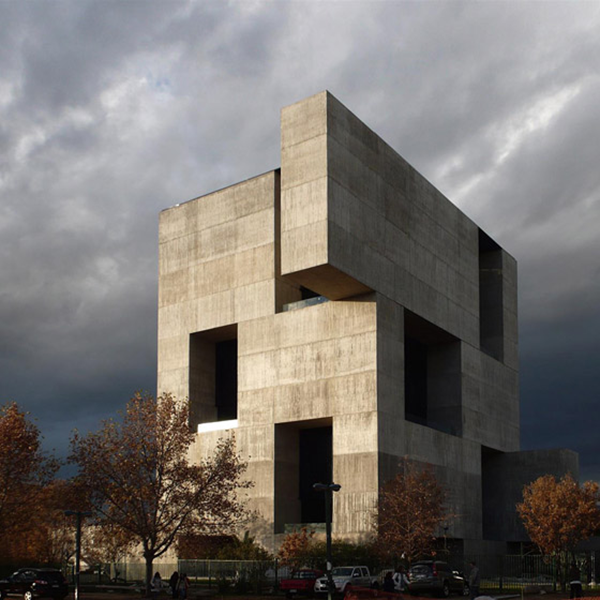
#> input picture Jupyternotebooks2024/Semana3/edif_elemental.png, 600 x 600 px
$ jupyter execute --allow-errors AlgebraLineal3.ipynb
#> lines starting #> are read from the running program, lines starting #| are printed output that depends on the picture
<hr style="border:1px solid #FEC60D"> </hr>
<center><h1 style="color:#173F8A;"> FUNDAMENTOS MATEMATICOS PARA INTELIGENCIA ARTIFICIAL</h1></center>
<center><h1 style="color:#173F8A;"> IMT 3850 </h1></center>
<hr style="border:1px solid #FEC60D"> </hr>
<center><h3 style="color:#0176DE;text-align:right;"> Profesor. Manuel A. Sanchez<br></h3></center>
<h3 style="color:#03122E;text-align:right;"> Magister en Inteligencia Artificial - MIA <br> Instituto de Ingenieria Matematica y Computacional - IMC<br>  Pontificia Universidad Catolica de Chile<br>   </h3>

<!-- Palette colors UC:
Primaria:
celeste:#0176DE, azul #173F8A, azul oscuro: #03122E, amarillo: #FEC60D, amarillo oscuro: #E3AE00
Secundaria
gris oscuro: #707070
-->

<hr style="border:2px solid #03122E"> </hr>
<center><h1 style="color:#173F8A;"> Algebra Lineal para IA - clase 3</h1></center>
<hr style="border:2px solid #03122E"> </hr>

## Tabla de contenidos:
1. [Ejemplo Metodo de Gram-Schmidt](#Ejemplo:-Gram-Schmidt")
2. [Ejemplo l.d. Metodo de Gram-Schmidt](#Ejemplo:-Gram-Schmidt-l.d.")
3. [Ejemplo: Gram-Schmidt comparacion](#Ejemplo:-Gram-Schmidt-comparacion)
4. [Ejemplo: Algoritmo Householder](#Ejemplo:-Algoritmo-Householder)
5. [Algoritmo rotaciones de Givens](#Algoritmo-rotaciones-de-Givens)
6. [Ejemplo: Calculo de valores propios](#Ejemplo:-Calculo-de-valores-propios)
7. [Ejemplo: Calculo de valores propios 2](#Ejemplo:-Calculo-de-valores-propios-2)
8. [Ejemplo: PageRank](#Ejemplo:-PageRank)
9.  [Ejemplo: Calculo de SVD](#Ejemplo:-Calculo-de-SVD)
10. [Ejemplo: Compresion de imagen con SVD](#Ejemplo:-Compresion-de-imagenes-con-SVD-1)
11. [Ejemplo: Compresion de imagen real con SVD](#Ejemplo:-Compresion-de-imagenes-con-SVD-2)
12. [Ejemplo: Compresion de imagen real color con SVD](#Ejemplo:-Compresion-de-imagenes-con-SVD-2-color)
13. [Ejemplo: Analisis de componentes principales - toy problem](#Ejemplo:-Analisis-de-componentes-principales-1)
14. [Ejemplo: Analisis de componentes principales - base de datos cancer de ovarios](#Ejemplo:-Analisis-de-componentes-principales-1)
15. [Ejemplo: Analisis de componentes principales - Eigenfaces](#Ejemplo:-Analisis-de-componentes-principales-1)

[cell 1]
import numpy as np
import scipy.linalg as lg
import matplotlib.pyplot as plt
import pandas as pd
import sklearn as skl
import scipy.linalg as LA
import scipy.sparse.linalg as sLA
from scipy.linalg import svd
from PIL import Image
# !pip install threadpoolctl==3.2.0
from IPython.display import display, HTML
display(HTML("""<style>.output {display: flex;align-items: center;text-align: center;}</style>"""))

## Ejemplo: Gram Schmidt

**Ejemplo 1.** Sea las matrices
\begin{align*}
A_1 &= \begin{bmatrix}
1/2 & 2 \\ 2 & 1 \end{bmatrix}
\end{align*}

[cell 2]
def GramSchmidt_clasico(A):
    m = A.shape[0]; n = A.shape[1];
    R = np.zeros((n,n));
    Q = np.zeros((m,n));
    tol=1e-14
    for j in range(0, n):
        vj = A[:,j];
        for i in range(0,j):
            R[i,j] = np.dot(Q[:,i],A[:,j]);
            vj = vj - R[i,j]*Q[:,i];
        R[j,j] = np.linalg.norm(vj);
        if R[j,j] < tol:
            R[j,j] = 0
            answer = input("Se encontro un vector l.d. Desea continuar? Y/N")
            if answer=="N":
                break
        else:
            Q[:,j] = (1.0/R[j,j])*vj
    return Q, R

[cell 3]
A1 = np.array([[0.5 ,2.0],[2.0, 1.0]],dtype=np.float64)
Q1, R1 = GramSchmidt_clasico(A1)

print("*** Factorizacion A1 = QR: *** \n    Q = \n", Q1, "\n    R = \n", R1)
print("  * Calculamos A1 - QR = \n", A1 - Q1@R1)
print("  * Chequeamos si Q es ortogonal: ||Q^T Q - I|| = ", np.linalg.norm(Q1.T@Q1 - np.eye(2)), "\n")

**Ejemplo 2.** Sea la matriz
\begin{equation}
A_2 = \begin{bmatrix}
1 & 1 & 2 \\ 1 & 0 & -2 \\ -1 & 2 & 3 \end{bmatrix}
\end{equation}

[cell 4]
A2 = np.array([[1 ,1, 2],[1, 0, -2],[-1,2,3]],dtype=np.float64)
Q2, R2 = GramSchmidt_clasico(A2)

print("*** Factorizacion A2 = QR: *** \n    Q = \n", Q2, "\n    R = \n", R2)
print("  * Calculamos A2 - QR = \n", A2 - Q2@R2)
print("  * Chequeamos si Q es ortogonal: ||Q^T Q - I|| = ", np.linalg.norm(Q2.T@Q2 - np.eye(3)), "\n")

## Ejemplo: Gram Schmidt l.d.

[cell 5]
A = np.array([[ 0. , 2. ,-4.,  0., -8.],
              [-2. ,-2., -1. , 3., -2.],
              [-1., -4. , 0. , 1. , 6.],
              [-4. , 0. , 1., -4. , 1.],
              [ 1. ,-2. , 0. , 0. , 5.]], dtype=np.float64) #a5 = a1 - 2*a2 +a3 -a4

Q,R = GramSchmidt_clasico(A)

print("*** Factorizacion A = QR: *** \n    Q = \n", Q, "\n    R = \n", R)
print("  * Calculamos A - QR = \n", A - Q@R)
print("  * Chequeamos si Q es ortogonal: ||Q^T Q - I|| = ", np.linalg.norm(Q.T@Q - np.eye(5)), "\n")
print("  * Chequeamos si Q es ortogonal: Q^T Q = ", Q.T@Q, "\n")

# print(a5)
# R[0,4]*Q[:,0]+R[1,4]*Q[:,1]+R[2,4]*Q[:,2]+R[3,4]*Q[:,3]

## Ejemplo: QR linear solver

[cell 6]
def sus_reg(U_input,b_input):
    U = U_input.copy()
    b = b_input.copy()
    n = U.shape[0]
    b[n-1] = b[n-1]/U[n-1,n-1]
    for i in range(n-2,-1,-1):
        b[i] = (b[i] - U[i,(i+1):n].dot(b[(i+1):n]))/U[i,i]
    return b

def myQRsolver(A,b):
    Q,R = GramSchmidt_clasico(A)
    x = sus_reg(R, (Q.T).dot(b) )
    return x

[cell 7]
A = np.array([[1,3,4,1],[2,1,5,1],[3,1,6,1],[6,2,3,2]],dtype=np.float64)
b = np.array([3,2,1,3], dtype=np.float64)

# Resolver el sistema de ecuaciones lineales para encontrar el flujo
sol = np.linalg.solve(A, b)
x = myQRsolver(A,b)
print(sol,x)

## Ejemplo: Gram Schmidt comparacion

Comparacion de algortimos de Gram-Schmidt clasico vs. Gram Schmidt modificado

Resolvemos la factorizacion QR de la siguiente matriz
\begin{equation*}
A =
\begin{bmatrix}
1 & 1 & \ldots &1 \\
\vdots &\vdots & \ddots &\vdots \\
1 & 1 & \ldots &1
\end{bmatrix}
+\epsilon
I, \quad A\in \mathbb R^{10\times 10}
\end{equation*}

[cell 8]
def GramSchmidt_modificado(A):
    m = A.shape[0]; n = A.shape[1];
    R = np.zeros((n,n));
    Q = np.zeros((m,n));
    v = np.zeros((m,n));
    for i in range(0, n):
        v[:,i] = A[:,i];
    for i in range(0, n):
        R[i,i] = np.linalg.norm(v[:,i]);
        Q[:,i] = (1.0/R[i,i])*v[:,i];
        for j in range(i,n):
            R[i,j] = np.dot(Q[:,i],v[:,j]);
            v[:,j]= v[:,j] - R[i,j]*Q[:,i];
    return Q, R

[cell 9]
ep = 10**(-7)
A = np.ones((10,10)) + ep*np.eye((10));
#print(A)
Q, R = GramSchmidt_clasico(A)
print("*** Gram-Schmidt clasico.\n")
print("    || A - QR ||2    :", np.linalg.norm(A -np.dot(Q,R)))
print("    || Q.T@Q - I ||2 :", np.linalg.norm(Q.T@ Q-np.eye(10)))
print("    || q1*q2 ||2     :", np.dot(Q[:,1], Q[:,2]))

Q, R = GramSchmidt_modificado(A)
print("\n\n ")
print("*** Gram-Schmidt modified.\n")
print("    || A - QR ||2    :", np.linalg.norm(A -np.dot(Q,R)))
print("    || Q.T@Q - I ||2 :", np.linalg.norm(np.dot(Q.T, Q)-np.eye(10)))
print("    || q1*q2 ||2     :", np.dot(Q[:,1], Q[:,2]))

Q, R = np.linalg.qr(A)

print("\n\n ")
print("*** QR numpy.\n")
print("    || A - QR ||2    :", np.linalg.norm(A -np.dot(Q,R)))
print("    || Q.T@Q - I ||2 :", np.linalg.norm(np.dot(Q.T, Q)-np.eye(10)))
print("    || q1*q2 ||2     :", np.dot(Q[:,1], Q[:,2]))

## Ejemplo: Algoritmo Householder

[cell 10]
def house(x):
    '''
    Compute Householder vector
    Input: x \in \mathbb R^{m}
    Output: Householder vector v, with v[0]=1, and beta such that
            P = I-beta * v * v.T es orthogonal and Px = \|x\|*e_1
    '''
    m = x.size
    if m > 1:
        sigma = x[1:].dot(x[1:])
        v  = x.copy(); v[0] = 1.0
        if sigma == 0:
            beta = 0
        else:
            mu = np.sqrt(x[0]*x[0]+sigma)
            if x[0]<0:
                v[0] = x[0] - mu
            else:
                v[0] = -sigma/(x[0]+mu)
            beta = 2.0 * v[0]*v[0]/(sigma+v[0]**2)
            v = v / v[0]
        return v, beta
    else:
        return np.array([0.0]),0.0

def applyP(v, beta, x):
    # compute Px = (I - beta v v^T )x
    return x - beta * v.dot(x) * v

def Householder_qr(Ain):
    '''
    Compute QR decomposition using Householder
    update A in place with QR ... R is upper triangular (at and above diagonal)
    below the diagonal, A holds the "essential" parts of the Householder vectors.
    the essential part gets shorter because they are only applied to the remaining
    bottom right square of A
    Input : A, m\times n matrix
    Output: overwrite A
    '''
    A = Ain.copy()
    m,n = A.shape
    betas = np.empty(n)
    for j in range(n):
        # usando funcion house
        v, betas[j] = house(A[j:, j])
        A[j:,j:] -= betas[j] * np.outer(v, v.dot(A[j:,j:]))
        if j < m:
            A[j+1:,j] = v[1:m-j+1]

    R = np.triu(A)
    Q = fullQ_house(A, betas)
    return Q, R

def fullQ_house(A, betas):
    '''
    Take the "packed" Householder vectors stored in A's lower triangle,
    along with the respective \beta s and expand to a full Q matrix
        (note, R still lives in A's upper triangle)
    '''
    m,n = A.shape
    Q = np.eye(n)
    for j in reversed(range(n)):
        v = A[j:,j].copy()
        v[0] = 1.0
        Q[j:,j:] = (np.eye(n-j) - betas[j] * np.outer(v,v)).dot(Q[j:,j:])
    return Q

[cell 11]
def compare(M):
    # compare three QR decomposition: 1) Gram-Schmidt clasico, 2) Gram-Schmidt modificado, 3) Householder

    Q, R = GramSchmidt_clasico(M);

    errorQRLinf = np.linalg.norm(np.matmul(Q,R) - M, np.inf)
    errororthLinf = np.linalg.norm(np.matmul(Q.T,Q) - np.eye(Q.shape[0]), np.inf)

    print("*** Gram-Schmidt clasico.\n")
    print("    ||Q*R-M ||_inf   : ",errorQRLinf)
    print("    ||Q'*Q - I||_inf : ", errororthLinf)


    Q, R = GramSchmidt_modificado(M);

    errorQRLinf = np.linalg.norm(np.matmul(Q,R) - M, np.inf)
    errororthLinf = np.linalg.norm(np.matmul(Q.T,Q) - np.eye(Q.shape[0]), np.inf)

    print("\n\n ")
    print("*** Gram-Schmidt modified.\n")
    print("    ||Q*R-M ||_inf   : ",errorQRLinf)
    print("    ||Q'*Q - I||_inf : ", errororthLinf)

    Q, R = Householder_qr(M)
    errorQRLinf = np.linalg.norm(np.matmul(Q,R) - M, np.inf)
    errororthLinf = np.linalg.norm(np.matmul(Q.T,Q) - np.eye(Q.shape[0]), np.inf)

    print("\n\n")
    print("*** Householder.\n")
    print("    ||Q*R-M ||_inf   : ",errorQRLinf)
    print("    ||Q'*Q - I||_inf : ", errororthLinf)


    Q, R = np.linalg.qr(M)
    errorQRLinf = np.linalg.norm(np.matmul(Q,R) - M, np.inf)
    errororthLinf = np.linalg.norm(np.matmul(Q.T,Q) - np.eye(Q.shape[0]), np.inf)

    print("\n\n")
    print("*** Householder numpy qr.\n")
    print("    ||Q*R-M ||_inf   : ",errorQRLinf)
    print("    ||Q'*Q - I||_inf : ", errororthLinf)
    pass

[cell 12]
from scipy.linalg import hilbert
H = hilbert(16)
#print(H)
compare(H)

## Algoritmo rotaciones de Givens

[cell 13]
def Givens(a,b):
    if b == 0:
        c = 1; s = 0
        return c, s
    else:
        if abs(b) > abs(a):
            tau = -a/b; s = 1.0/np.sqrt(1.0+tau*tau); c = s*tau
            return c, s
        else:
            tau = -b/a; c = 1.0/np.sqrt(1.0+tau*tau); s = c*tau
            return c, s

def computeGx(i,k,x):
    y = x.copy()
    (c, s) = Givens(x[i],x[k])
    print(c,s)
    y[i] = c*x[i] - s*x[k]
    y[k] = s*x[i] + c*x[k]
    return y

def Givens_qr(Ain, plot=True):
    '''
    Compute QR decomposition of A m\times n
    Input :
    Output:
    '''
    A = Ain.copy()
    m, n = A.shape
    if plot:
        fig,ax = plt.subplots(3,4)
        listax = [axi for axi in ax.reshape(-1)]

        k= 0
    for j in range(n):
        for i in reversed(range(j+1,m)):
            (c, s) = Givens(A[i-1,j],A[i,j])
            A[[i-1,i],j:] = np.array([[c,-s],[s,c]])@A[[i-1,i],j:]
            if plot:
                listax[k].tick_params(left = False, right = False , bottom=False, top = False, labelleft = False , labelbottom = False)
                listax[k].spy(A,precision=1e-14)
                k+=1
    plt.show()
    return A

[cell 14]
## ejemplo
np.set_printoptions(precision=6)
x = np.array([1.0,2.0,3.0,4.0])
print(1.0/np.sqrt(5.0), -2.0/np.sqrt(5.0))
computeGx(1,3,x)
A = hilbert(5)
#> (the rest of this cell did not finish here and is left out)

## Ejemplo: Calculo de valores propios

Calculo con funcion general ``scipy.linal.eig`` y para matrices simetricas``scipy.linalg.eigh``

[cell 15]
A = np.array([[3,1],[1,3]], dtype=np.float64)
lamb, V = LA.eigh(A);Vinv = np.linalg.inv(V)

lamb1, V1 = LA.eig(A);V1inv = np.linalg.inv(V1)
print(f"chequeando si es diagonalizable: {np.linalg.norm(A - V@(np.diag(lamb))@Vinv) }")
print(f"chequeando si es diagonalizable: {np.linalg.norm(A - V1@(np.diag(lamb1))@V1inv) }")

[cell 16]
B = np.array([[1,1],[0,1]])
# B = np.array([[1,1,0],[0,1,1],[0,0,1]], dtype=np.float64)
lamb, V = LA.eig(B)
Vinv = np.linalg.inv(V)
print(f"chequeando si es diagonalizable: {np.linalg.norm(B - V@(np.diag(lamb))@Vinv) }")

print(f"chequeando valore y vector propio: { np.linalg.norm(A.dot(V[:,0] - lamb[0]*V[:,0]))}")

## Ejemplo: Calculo de valores propios 2

Calculo par Matrices sparse y grandes ``scipy.sparse.linalg.eigs``y para matrices simetricas ``scipy.sparse.linalg.eigsh``

[cell 17]
def Matrizdediferencias(n):
    Dn = np.zeros((n-1,n))
    for i in range(n-1):
        Dn[i,i] = -1.0
        Dn[i,i+1] = 1.0
    return Dn

[cell 18]
n=501
Dn = Matrizdediferencias(n)
Dnm1 = Matrizdediferencias(n-1)
Delta = -(n-1)**2*Dnm1.dot(Dn)
plt.spy(Delta[:,1:n-1])
#> (this line was passed over: IPython is not available in this run)
plt.show()

[cell 19]
eigenval, V = sLA.eigsh(Delta[:,1:n-1], k=10, which='SM')
t = np.array([ i/(n-1) for i in range(n)])

#> (the rest of this cell did not finish here and is left out)

## Ejemplo: PageRank
$$
A =
\begin{bmatrix}
0 & 0 & 1 & 1/2 \\ 1/3 & 0 & 0 & 0 \\ 1/3 & 1/2 & 0 & 1/2 \\ 1/3 & 1/2 & 0 & 0
\end{bmatrix}
$$

[cell 20]
A = np.array([[0,0,1,1/2],[1/3,0,0,0],[1/3,1/2,0,1/2],[1/3,1/2,0,0]])

valores_propios, vectores_propios = sLA.eigs(A)
lam = valores_propios[0].real
x = (vectores_propios[:,0]).real
print("valor propio :", lam)
print("vector propio:", x)

[cell 21]
def iteracion_de_potencia(A, x=None, MAXITER=100, TOL=1e-8):
    n = A.shape[0]
    # Inicializamos un vector aleatorio si no es dado
    if x is None: x = np.random.rand(n)
    # Calculamos el autovalor aproximado
    eigenvalue = np.dot(np.dot(A, x), x) / np.dot(x, x)
    Ax = np.dot(A, x)

    niter=0
    while niter<MAXITER and np.linalg.norm(Ax - eigenvalue * x) > TOL:
        # Calculamos la norma del vector Ax
        norm = np.linalg.norm(Ax, 2)

        # Normalizamos el vector x
        x = Ax / norm
        # Multiplicamos la matriz A por el vector x
        Ax = np.dot(A, x)
        # Calculamos el autovalor aproximado
        eigenvalue = np.dot(np.dot(A, x), x) / np.dot(x, x)
        niter+=1
    return eigenvalue, x, niter

# Ejemplo de uso
A= np.array([[4, -1, 2], [2, 1, 6], [-1, 2, 3]])
eigenvalue, eigenvector, niter = iteracion_de_potencia(A)

print("Autovalor aproximado:", eigenvalue)
print("Vector propio asociado:", eigenvector)

[cell 22]
A = np.array([[0,0,1,1/2],[1/3,0,0,0],[1/3,1/2,0,1/2],[1/3,1/2,0,0]])
eigenvalue, eigenvector, niter = iteracion_de_potencia(A, MAXITER=10000)
print("Autovalor aproximado:", eigenvalue)
print("Vector propio asociado:", eigenvector)
print("numero de iteracion :", niter)

## Ejemplo: Calculo de SVD

Considere la siguientes matrices y calcule la SVD usando scipy

1. $ \quad A = \begin{bmatrix} 3 & 0 \\ 4 & 5 \end{bmatrix}$

2. $ \quad A = \begin{bmatrix} 1 & 2 & 1 \\ 3 & 1 & 5 \\ 1 & 0 & -1 \\ -1 & 2 & 0 \end{bmatrix} $

3. $ \quad A = \begin{bmatrix} 3 &-4 & 2 & 1 \\ 1 &  4& -1& -2 \\ -5 & 4 &-5 &-4 \end{bmatrix}$

[cell 23]
# 1.
A = np.array([[3,0],[4,5]], dtype=np.float64)
U, s,VT = svd(A);S = np.diag(s)
print(f"U: \n {U}")
print(f"S: \n {S}")
print(f"V: \n {VT.T}")
AK = sum(s[i]*np.outer(U[:,i],VT.T[:,i]) for i in range(2))
print(f"\n *** Chequeamos la descomposiion: \|A-U S V.T\|: {np.linalg.norm(A-AK)}")

[cell 24]
# 2.
A = np.array([[1 , 2 , 1],[3 , 1, 5 ],[1 , 0 , -1],[-1 , 2 , 0] ], dtype=np.float64)
U, s,VT = svd(A); S = np.diag(s)
print(f"U: \n {U}")
print(f"S: \n {S}")
print(f"V: \n {VT.T}")

AK = sum(s[i]*np.outer(U[:,i],VT.T[:,i]) for i in range(3))
print(f"\n *** Chequeamos la descomposiion: \|A-U S V.T\|: {np.linalg.norm(A-AK)}")

[cell 25]
# 3.
A = np.random.randint(-5,5, size=(3, 4))
print(A)
A = np.array([[ 3, -4,  2,  1],[ 1,  4, -1, -2], [-5,  4, -5, -4]], dtype=np.float64)
U, s,VT = svd(A); S = np.diag(s)
print(f"U: \n {U}")
print(f"S: \n {S}")
print(f"V: \n {VT.T}")

AK = sum(s[i]*np.outer(U[:,i],VT.T[:,i]) for i in range(3))
print(f"\n *** Chequeamos la descomposiion: \|A-U S V.T\|: {np.linalg.norm(A-AK)}")

## Ejemplo: Compresion de imagenes con SVD 1

[cell 26]
# define matrix
C = np.random.randint(5, size=(10, 10))
#> (the rest of this cell did not finish here and is left out)

[cell 27]
U, sigma, V = np.linalg.svd(C)

#> (the rest of this cell did not finish here and is left out)

## Ejemplo: Compresion de imagenes con SVD 2

Primero cargamos la imagen en formato matriz y graficamos en escala de grises

[cell 28]
img = Image.open('edif_elemental.png')
#> img is the input picture: PIL image 600x600 RGB; mean R, G, B 116.8, 112.3, 108.4
imggray = img.convert('LA')
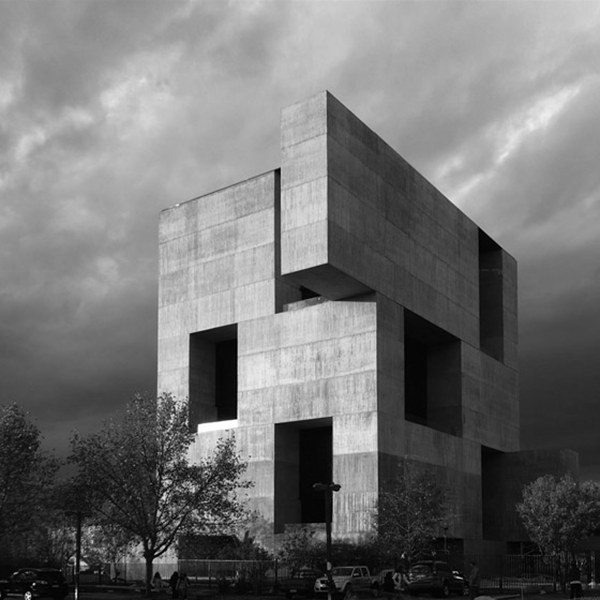
#> imggray: PIL image 600x600 LA; mean R, G, B, A 113.2, 113.2, 113.2, 255
# convert to matrix
imgmat = np.array(list(imggray.getdata(band=0)), float)
imgmat.shape = (imggray.size[1], imggray.size[0])
imgmat = np.matrix(imgmat)
plt.figure(figsize=(5,5))
#> (this line was passed over: IPython is not available in this run)
plt.imshow(imgmat, cmap='gray')
#> (this line was passed over: IPython is not available in this run)
plt.tight_layout()
#> (this line was passed over: IPython is not available in this run)
plt.axis('off')
#> (this line was passed over: IPython is not available in this run)
# plt.savefig('fig2svdall.png')
plt.show()

Calculamos la **descomposicion en valores singulares**

[cell 29]
U, sigma, V = np.linalg.svd(imgmat)
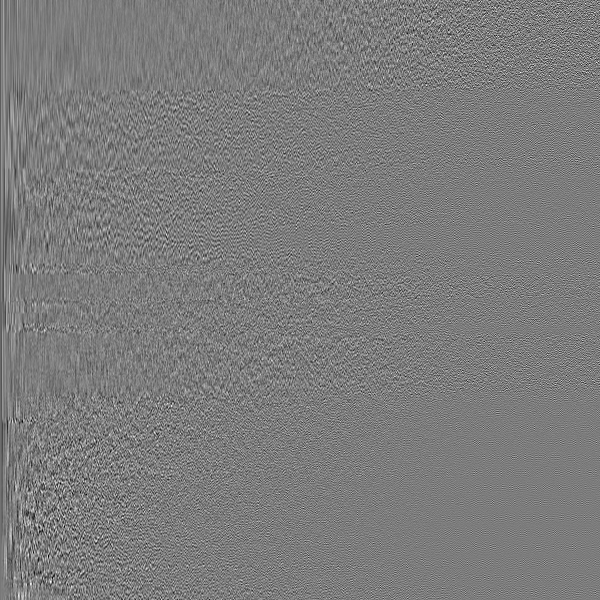
#> U: shape (600, 600) float64; min -0.234, max 0.244, mean -7.64e-05; drawn with min black and max white
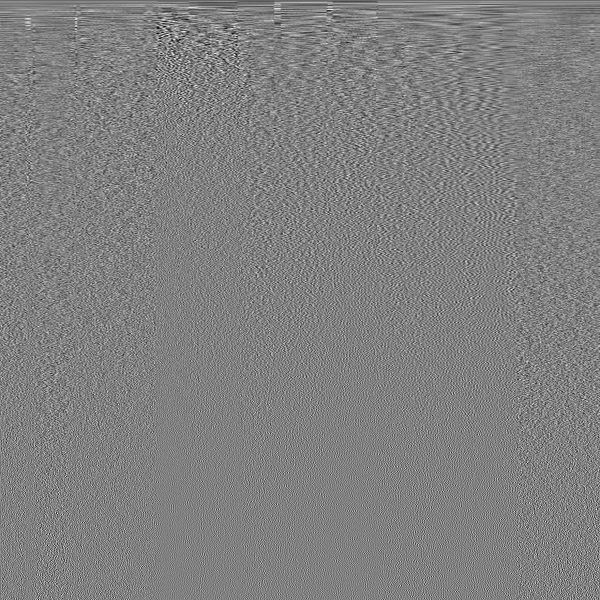
#> V: shape (600, 600) float64; min -0.24, max 0.235, mean -4.87e-05; drawn with min black and max white
#> sigma = 600 values, max 74505.1 at index 0, min 0.00603 at index 599, mean 376.6

Graficamos las matrices truncadas aproximaciones de la imagen

[cell 30]
ks = [1,2,3,4,5,10,15,20,35,40,45,50]
#> (the rest of this cell did not finish here and is left out)

## Ejemplo: Compresion de imagenes con SVD 2 color

[cell 31]
img = Image.open('edif_elemental.png');
imgRGB = img.convert('RGB')
plt.figure(figsize=(5,5))
#> (this line was passed over: IPython is not available in this run)
plt.imshow(imgRGB, interpolation='none')
#> (this line was passed over: IPython is not available in this run)
